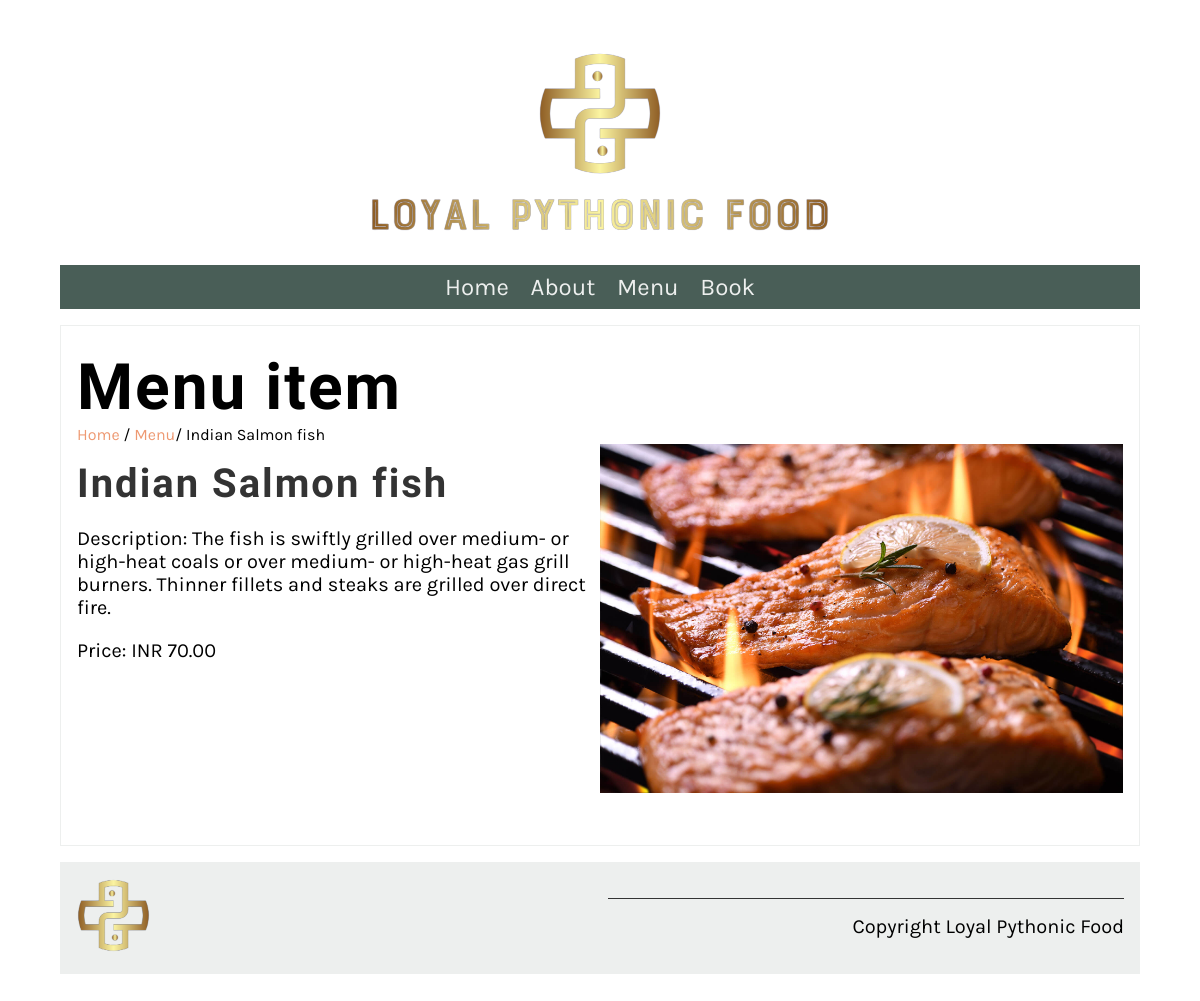
Page /menu_item/2/ on the committed database.
### restaurant/models.py (models this page shows, shortened)
class Menu(models.Model):
   name = models.CharField(max_length=200)
   price = models.IntegerField(null=False)
   menu_item_description = models.TextField(max_length=1000, default='')

### restaurant/views.py (the view)
# urls.py: path('menu_item/<int:pk>/', views.display_menu_item, name="menu_item"),
def display_menu_item(request, pk=None):
    if pk:
        menu_item = Menu.objects.get(pk=pk)
    else:
        menu_item = ""
    return render(request, 'menu_item.html', {"menu_item": menu_item})

### restaurant/templates/menu_item.html
{% extends 'base.html' %}
{% load static %}
{% block content %}
<section>
   <article>
      <h1>Menu item</h1>
      <span>
         <a href="{% url 'home' %}">Home</a> /
         <a href="{% url 'menu' %}">Menu</a>/
         {{menu_item.name}}
      </span>
      <div class="row">
         <div class="column">
            <h2>
                {{ menu_item.name }}
            </h2>
            <p>
                {{ menu_item.menu_item_description }}
            </p>
            <p>
                Price: INR {{ menu_item.price }}.00
            </p>
         </div>
         <div class="column">
            <img src="/restaurant/static/img/menu_items/{{menu_item.name}}.jpg" alt="{{ menu_item.name}}" />
        </div>
      </div>
   </article>
</section>
{% endblock %}

### restaurant/static/css/style.css (style rules this page uses)
body { font-family: 'Karla', sans-serif; margin-top: 3rem; margin-bottom: 3rem; margin-left: 5%; margin-right: 5%; }
h1, h2, h3, h4, h5, h6 { font-family: 'Markazi Text', serif; letter-spacing: 2px;; }
h1 { font-size: 4rem; margin-top: 1.5rem; margin-bottom: 0; }
h2 { font-size: 2.5rem; color: #333333; margin:1rem 0; }
p, ul { font-size: 1.25rem;; }
a { color: #EE9972; text-decoration: none; }
section { display: flex; gap: 2rem 1rem; margin-top: 1rem; margin-bottom: 1rem; flex-direction: row; }
article { flex:1; }
article img { max-width: 100%; }
main article { border: 1px solid #EDEFEE; padding-left: 1rem; padding-right: 1rem; }
.row { display: flex; flex-direction: row; width: 100%; padding-bottom: 1rem; }
.column { flex-basis: 50%; margin-bottom: 1rem; padding-bottom: 1rem; }

### rows in the picture
Menu: name "Indian Salmon fish", menu_item_description "Description: The fish is swiftly grilled over medium- or high-heat coals or over medium- or high-heat gas grill burners. Thinner fillets and steaks are grilled over direct fire.", price "70", name (picture)
